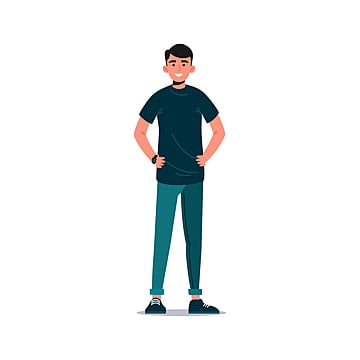
#> input picture animal/Human/Human 0010 (100).jpg, 360 x 360 px, found by its file name; its folder holds only this picture in this run
$ jupyter execute --allow-errors ml_pipeline_Ochan_LOKIDORMOI_data_preprocessing.ipynb
#> lines starting #> are read from the running program, lines starting #| are printed output that depends on the picture
<a href="https://colab.research.google.com/github/Ochan-LOKIDORMOI/Data_preprocessing/blob/main/ml_pipeline_Ochan_LOKIDORMOI_data_preprocessing.ipynb" target="_parent"></a>

# **Data Processing Approach for Portfolio Project**

## Project Title: **Animals Classification Model**

## Student Name: **Ochan Denmark LOKIDORMOI**

---

1. **Data Sources and Aggregation:**
   - List all sources of data for the project. **You must consider sources outside kaggle, google datasets** (insert links where necessary to online platforms,research papers etc)
  - The primary dataset for this project is animal classification. It has three categories i.e domestic, wild and human.
  - The whole idea is to build a machine learning model that will recognize the animal either it is a domestic, wild or human.

    https://www.kaggle.com/datasets/borhanitrash/animal-image-classification-dataset/code

    https://www.kaggle.com/code/nimapourmoradi/animal-detection

    - Additional dataset is from the research African Parks conducted on the largest animals migration in the world
    https://www.africanparks.org/worlds-largest-land-mammal-migration-confirmed-south-sudan#:~:text=To%20access%20media%20assets%2C%20please%20click


   - Determine if data aggregation from multiple sources is necessary for comprehensive analysis.
   - In this project, this dataset is sufficient, it contains about 1,188 images of various animals so there's no need to aggregate them or add more images for nownow.

[cell 1]
path = "/content/drive/MyDrive/animal"

[cell 2]
#Displaying the animals in each category
import os
import matplotlib.pyplot as plt
from PIL import Image

def display_images_horizontally(folder_path, num_images=3):
  """Displays images horizontally from a given folder."""
#> called with folder_path = '/content/drive/MyDrive/animal/Human', num_images = 3

  image_files = [f for f in os.listdir(folder_path) if os.path.isfile(os.path.join(folder_path, f))]
  if not image_files:
    print(f"No image files found in {folder_path}")
    return

  images_to_display = image_files[:num_images]

  plt.figure(figsize=(15, 5))
  for i, image_file in enumerate(images_to_display):
      image_path = os.path.join(folder_path, image_file)
      try:
          img = Image.open(image_path)
#> img is the input picture: PIL image 360x360 RGB; mean R, G, B 236.3, 239.1, 239.8
          plt.subplot(1, num_images, i + 1)
          plt.imshow(img)
          plt.axis('off')
      except Exception as e:
          print(f"Error opening image {image_file}: {e}")
  plt.show()

for folder_name in os.listdir(path):
    folder_path = os.path.join(path, folder_name)
    if os.path.isdir(folder_path):
        print(f"Folder: {folder_name}")
        display_images_horizontally(folder_path)
#> pass 2 of the loop `for folder_name in os.listdir(path):`:
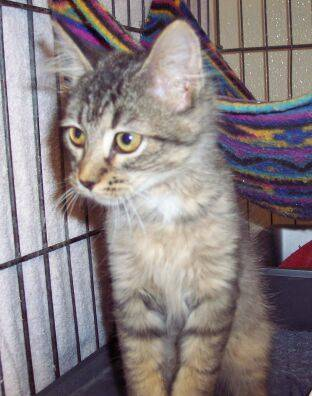
#> input picture animal/domestic/domestic (1).jpg, 312 x 396 px, found by its file name
#> in display_images_horizontally, img is the input picture: PIL image 312x396 RGB; mean R, G, B 137.4, 128.1, 130

2. **Data Format Transformation:**
   - Describe the current format of the data.
   - Outline the planned transformation to a unified format suitable for analysis and modeling.

 **Current Format:**
- Images are in .jpg formats stored in class-specific folders that is to say Wild, Domestic and Humans.

  **Planned Transformation:**

- Convert images into tensors or arrays for modeling using TensorFlow or pytorch
- Standardize image sizes to 224×24 pixels to maintain consistency.

# **Transformed and Resized Images**

[cell 3]
from PIL import Image
import numpy as np

def transform_images(folder_path, target_size=(224, 224)):
  """Transforms images in a folder to a uniform size."""
#> called with folder_path = '/content/drive/MyDrive/animal/Human', target_size = (224, 224)
  transformed_images = []
  for filename in os.listdir(folder_path):
      image_path = os.path.join(folder_path, filename)
      if os.path.isfile(image_path) and image_path.lower().endswith(('.png', '.jpg', '.jpeg')):
          try:
              img = Image.open(image_path)
              img = img.resize(target_size)
#> img: PIL image 224x224 RGB
              img_array = np.array(img)
              transformed_images.append(img_array)
          except Exception as e:
              print(f"Error processing {filename}: {e}")

  return transformed_images


for folder_name in os.listdir(path):
  folder_path = os.path.join(path, folder_name)
  if os.path.isdir(folder_path):
      print(f"\nFolder: {folder_name}")
      transformed_imgs = transform_images(folder_path)
#> transformed_imgs = 1 item

      if transformed_imgs:
          plt.figure(figsize=(15, 5))
          for i in range(min(3, len(transformed_imgs))):
              plt.subplot(1, 3, i + 1)
              plt.imshow(transformed_imgs[i])
              plt.axis('off')
#> this loop made 1 pass
          plt.show()
#> pass 2 of the loop `for folder_name in os.listdir(path):`:
#> in transform_images (call 2), `img = img.resize(target_size)`:
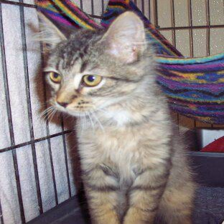
#> img: PIL image 224x224 RGB; mean R, G, B 137.3, 128.1, 130
#> the loop `for i in range(min(3, len(transformed_imgs))):` made 1 pass

3. **Data Exploration:**
   - Enumerate the features included in the dataset.

   - Summarize findings from exploratory data analysis (EDA) including distributions, correlations, and outliers.


**Features:**

The dataset consists of image files organized into folders based on animal categories (Wild, Domestic, Humans).  Each image is considered a data point, with the following key features:

* **Image Pixel Data:** This is the raw representation of the image, forming the basis of our analysis. It includes color information for each pixel.
* **Image Category (Label):** The folder in which the image resides serves as a label, indicating whether the animal belongs to the "Wild," "Domestic," or "Humans" category.

**Exploratory Data Analysis (EDA) Summary:**

* **Distributions:**
    * We can visually inspect the image distributions across categories to understand the class balance.
    * We might also analyze pixel-level distributions (e.g., average RGB values) for each class, potentially revealing differences in lighting or color patterns that distinguish the animal types.
* **Correlations:**
    * While correlation is less straightforward with image data, we could consider potential correlations between certain image features and the class label. For example, certain image features (e.g., texture or shape) might be more strongly associated with specific categories.

**Possible EDA Findings:**

* **Class Imbalance:** We might find that the number of images in each class is not equal, potentially leading to biased model training.
* **Visual Patterns:** Some categories might exhibit distinct visual patterns. For instance, wild animals might be more likely to appear in natural environments, while domestic animals might be more commonly found in indoor settings. Analyzing dominant colors, textures, and shapes within each class could reveal characteristic features.
* **Image Quality:** We might observe images with varying levels of clarity, brightness, and contrast. These issues could impact model performance and might require pre-processing steps like image enhancement or noise reduction.
* **Presence of Extraneous Elements:** Images may contain background elements that are not relevant to the primary animal classification task. We might need to explore ways to isolate or remove these elements to improve the accuracy of the models.

[cell 4]
#  Distributions
import pandas as pd

image_paths = []
labels = []
for folder_name in os.listdir(path):
  folder_path = os.path.join(path, folder_name)
  if os.path.isdir(folder_path):
    for filename in os.listdir(folder_path):
      image_path = os.path.join(folder_path, filename)
      if os.path.isfile(image_path) and image_path.lower().endswith(('.png', '.jpg', '.jpeg')):
        image_paths.append(image_path)
        labels.append(folder_name)
#> pass 2 of the loop `for folder_name in os.listdir(path):`:

# DataFrame for EDA
df = pd.DataFrame({'image_path': image_paths, 'label': labels})

# 1. Distributions
print("Distribution of images across categories:")
print(df['label'].value_counts())

[cell 5]
import matplotlib.pyplot as plt

# Distribution of each Animal
label_counts = df['label'].value_counts()

plt.figure(figsize=(8, 6))
plt.bar(label_counts.index, label_counts.values)
plt.xlabel("Animal Category")
plt.ylabel("Number of Images")
plt.title("Distribution of Animals")
plt.show()
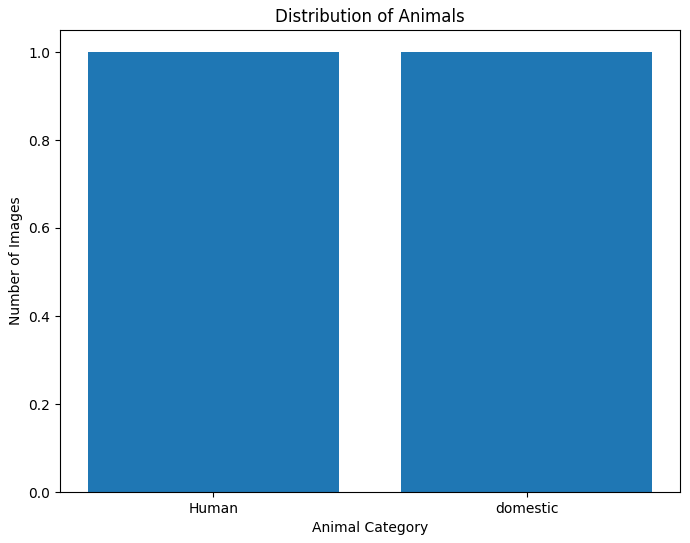
#> figure drawn by matplotlib, 1 panel
